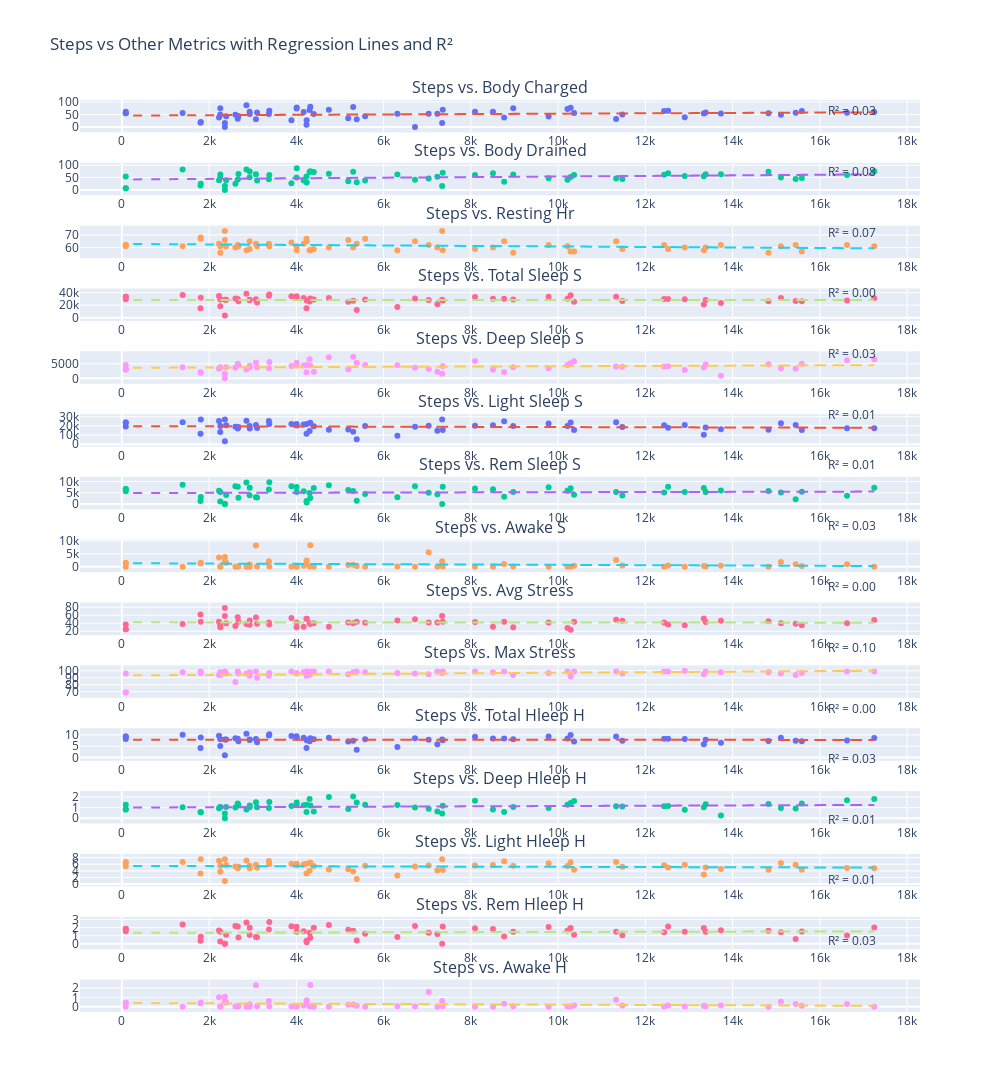

Notebook cell for this chart:
### Code cell
import pandas as pd
import plotly.graph_objects as go
import plotly.subplots as sp
from sklearn.linear_model import LinearRegression
from sklearn.metrics import r2_score

# Ensure steps column is numeric
df["steps"] = pd.to_numeric(df["steps"], errors="coerce")

# Select valid numeric columns to compare with steps
columns_to_plot = [
    col for col in df.columns
    if col not in ["date", "steps"] and pd.api.types.is_numeric_dtype(df[col])
]

# Filter out columns with insufficient non-null pairings
valid_pairs = []
for col in columns_to_plot:
    temp_df = df[["steps", col]].dropna()
    if len(temp_df) >= 2:
        valid_pairs.append(col)

# Prepare plot
fig = sp.make_subplots(
    rows=len(valid_pairs), cols=1, shared_xaxes=False,
    subplot_titles=[f"Steps vs. {col.replace('_', ' ').title()}" for col in valid_pairs]
)

# Plot with regression
for i, col in enumerate(valid_pairs, start=1):
    temp_df = df[["steps", col]].dropna()
    X = temp_df["steps"].values.reshape(-1, 1)
    y = temp_df[col].values

    model = LinearRegression()
    model.fit(X, y)
    y_pred = model.predict(X)
    r2 = r2_score(y, y_pred)

    fig.add_trace(
        go.Scatter(x=temp_df["steps"], y=temp_df[col], mode='markers', name=col),
        row=i, col=1
    )

    fig.add_trace(
        go.Scatter(x=temp_df["steps"], y=y_pred, mode='lines',
                   line=dict(dash='dash'), name=f"{col} Fit"),
        row=i, col=1
    )

    fig.add_annotation(
        xref="paper", yref="paper",
        x=0.95, y=1 - (i - 1) / len(valid_pairs),
        text=f"R² = {r2:.2f}", showarrow=False, font=dict(size=12)
    )

fig.update_layout(
    height=350 * len(valid_pairs),
    width=1000,
    title_text="Steps vs Other Metrics with Regression Lines and R²",
    showlegend=False
)

fig.show()
